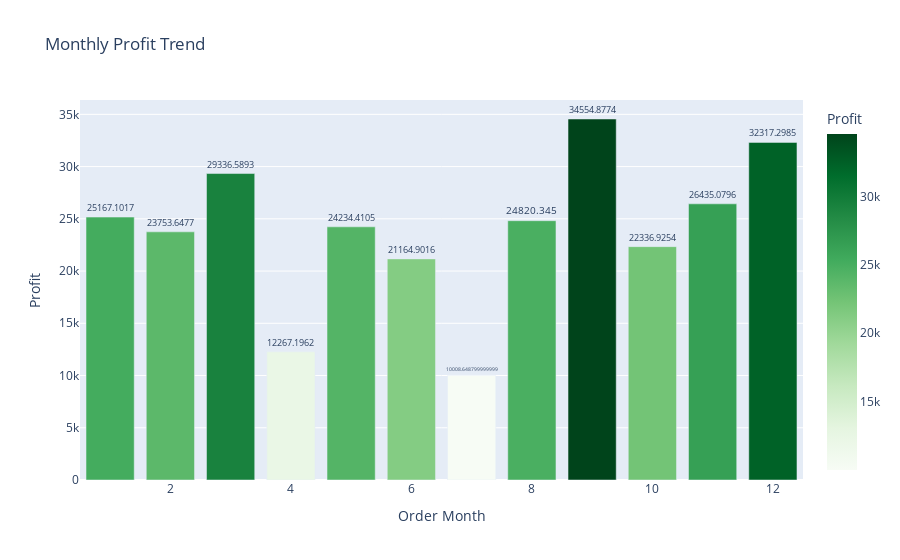

Source (notebook cell):
### Code cell
fig5=px.bar(monthly_profit,x='Order Month',y='Profit',title='Monthly Profit Trend',text='Profit',color='Profit',  # Adds color based on Profit values
    color_continuous_scale='Greens')
fig5.update_traces(textposition='outside')
fig5.show()

### Figure 1 — Plotly figure (JSON) as saved in the notebook; plotly's stock layout.template omitted (floating-point values rounded to 4 significant figures)
{"data": [{"alignmentgroup": "True", "hovertemplate": "Order Month=%{x}<br>Profit=%{marker.color}<extra></extra>", "legendgroup": "", "marker": {"color": [25170.0, 23750.0, 29340.0, 12270.0, 24230.0, 21160.0, 10010.0, 24820.0, 34550.0, 22340.0, 26440.0, 32320.0], "coloraxis": "coloraxis", "pattern": {"shape": ""}}, "name": "", "offsetgroup": "", "orientation": "v", "showlegend": false, "text": [25170.0, 23750.0, 29340.0, 12270.0, 24230.0, 21160.0, 10010.0, 24820.0, 34550.0, 22340.0, 26440.0, 32320.0], "textposition": "outside", "type": "bar", "x": [1, 2, 3, 4, 5, 6, 7, 8, 9, 10, 11, 12], "xaxis": "x", "y": [25170.0, 23750.0, 29340.0, 12270.0, 24230.0, 21160.0, 10010.0, 24820.0, 34550.0, 22340.0, 26440.0, 32320.0], "yaxis": "y"}], "layout": {"autosize": true, "barmode": "relative", "coloraxis": {"colorbar": {"title": {"text": "Profit"}}, "colorscale": [[0, "rgb(247,252,245)"], [0.125, "rgb(229,245,224)"], [0.25, "rgb(199,233,192)"], [0.375, "rgb(161,217,155)"], [0.5, "rgb(116,196,118)"], [0.625, "rgb(65,171,93)"], [0.75, "rgb(35,139,69)"], [0.875, "rgb(0,109,44)"], [1, "rgb(0,68,27)"]]}, "legend": {"tracegroupgap": 0}, "title": {"text": "Monthly Profit Trend"}, "xaxis": {"anchor": "y", "autorange": true, "domain": [0, 1], "range": [0.5, 12.5], "title": {"text": "Order Month"}, "type": "linear"}, "yaxis": {"anchor": "x", "autorange": true, "domain": [0, 1], "range": [0, 36370.0], "title": {"text": "Profit"}, "type": "linear"}}}
